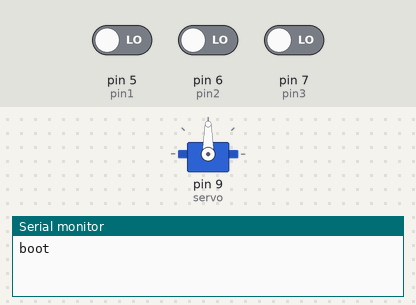
This sketch was run on a simulated Arduino Uno, built with avr-gcc and run on an emulated ATmega328P. Parts: servo, the last lines printed to the serial monitor. The inputs (shaded band) are chosen by the test bench; at power-on: pin 7 (pin3) LOW, pin 5 (pin1) LOW, pin 6 (pin2) LOW.

Above: at 1.2 s.
1.3 s: pin 7 (pin3) driven HIGH
At 1.7 s:
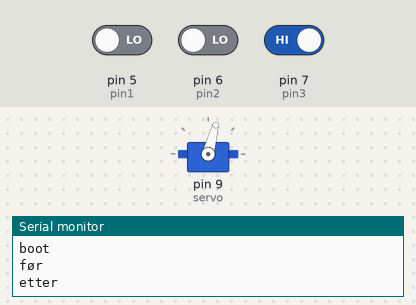
4.3 s: pin 7 (pin3) driven LOW
At 5.2 s:
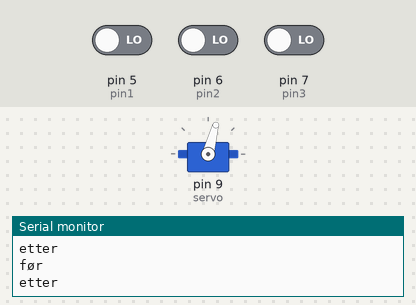
5.8 s: pin 5 (pin1) driven HIGH
At 6.3 s:
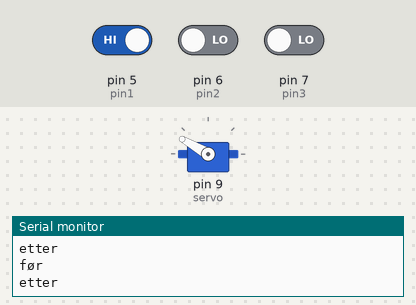
7.3 s: pin 6 (pin2) driven HIGH
At 8.5 s:
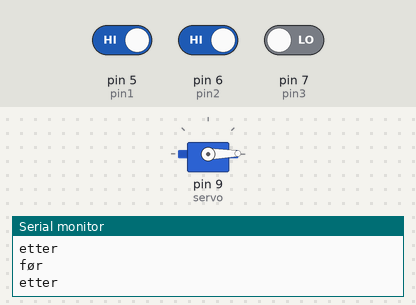
8.8 s: pin 6 (pin2) driven LOW
At 9.8 s:
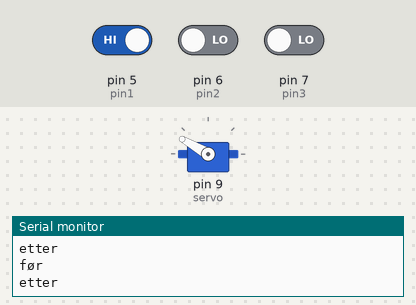
Timing chart, 0 to 11.3 s (numbered marks = the images above; inputs shaded):
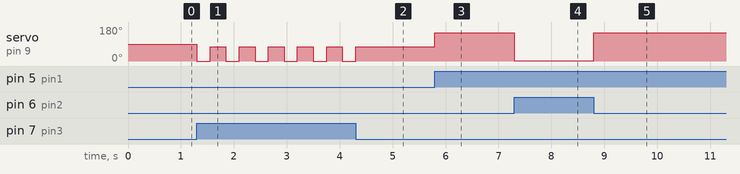

Measured:
- after the input at 1.3 s, servo on pin 9 (servo): alternates 75° for 0.30 s and 0° for 0.25 s, starting at once
- after the input at 4.3 s, servo on pin 9 (servo): goes on until 4.3 s, then stays 75°
- after the input at 5.8 s, servo on pin 9 (servo): 75° → 150° at once
- after the input at 7.3 s, servo on pin 9 (servo): 150° → 1° at once
- after the input at 8.8 s, servo on pin 9 (servo): 1° → 150° at once

The sketch:

AriotServiArduino.ino
```cpp
#include <Servo.h>

int pin1 = 5, pin2 = 6, pin3 = 7;


int incomming = 0;
Servo servo;
void setup() {
 servo.attach(9);
 Serial.begin(9600);
 Serial.println("boot");
 pinMode(pin1, INPUT);
 pinMode(pin2, INPUT);
 pinMode(pin3, INPUT);
}


void loop() {
  if(digitalRead(pin1) == HIGH){
    servo.write(150);
  }
  if(digitalRead(pin2) == HIGH){
    servo.write(1);
  }
  if(digitalRead(pin3) == HIGH){
    servo.write(0);
    Serial.println("før");
    delay(250);
    Serial.println("etter");
    servo.write(75);
    delay(300);
  }
}
```
